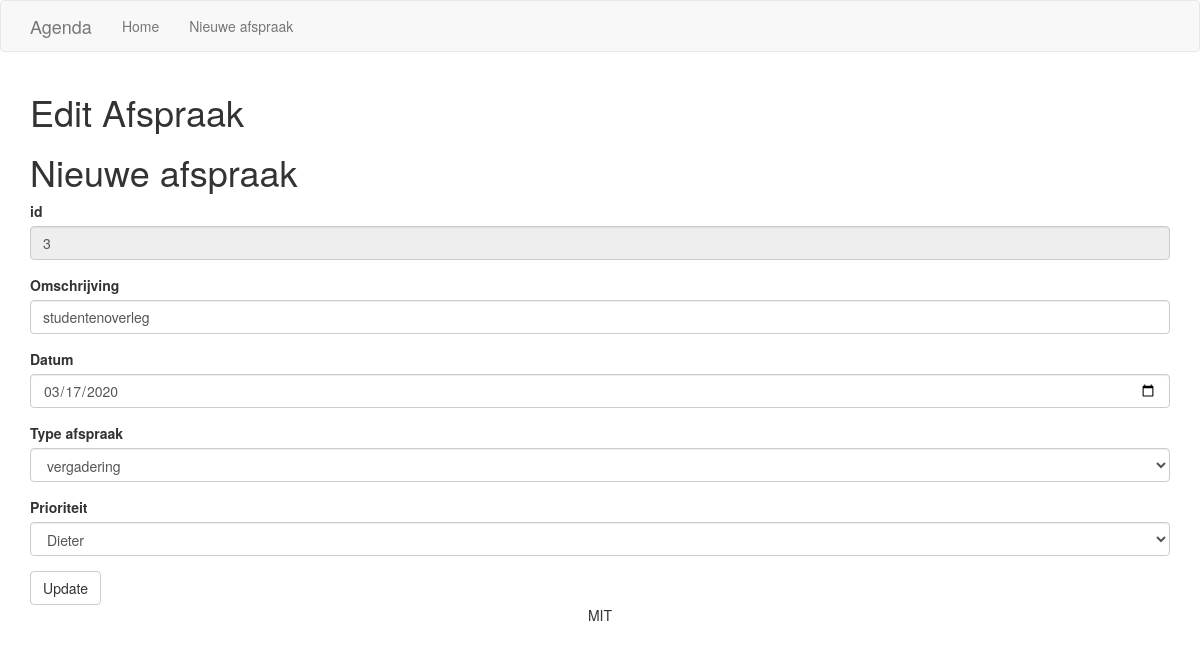
The app's page /update-afspraak.php?id=3 with its own data.
### tables this page shows
CREATE TABLE `afspraken` (
  `id` int(11) NOT NULL,
  `datum` date NOT NULL,
  `omschrijving` varchar(200) NOT NULL,
  `typeafspraak` int(11) NOT NULL,
  `contactid` int(11) NOT NULL
);

### src/database/database.php (called while the page is built, shortened)
<?php
class Database
{
    private static function getConnection()
    {
        $user = 'root';
        $pass = 'root';
        $host = 'localhost';
        $db_name = 'agenda';
        $dsn = "mysql:host=$host;dbname=$db_name";
        $db = new PDO($dsn, $user, $pass);
        return $db;
    }
    public static function getRows($sql, $params = [], $type = null)
    {
        $conn = self::getConnection();
        $stmt = $conn->prepare($sql);
        $stmt->execute($params);
        if ($type == null) {
            $rows = $stmt->fetchAll();
        } else {
            $rows = $stmt->fetchAll(PDO::FETCH_CLASS | PDO::FETCH_PROPS_LATE, $type);
        }
        return $rows;
    }
    public static function getSingleRow($sql, $params = [], $type = null)
    {
        $conn = self::getConnection();
        $stmt = $conn->prepare($sql);
        $stmt->execute($params);
        if ($type == null) {
            $row = $stmt->fetch();
        } else {
            $stmt->setFetchMode(PDO::FETCH_CLASS | PDO::FETCH_PROPS_LATE, $type);
            $row = $stmt->fetch();
        }
        return $row;
    }
}
?>

### src/repository/agendarepository.php (called while the page is built, shortened)
<?php
require_once dirname(__FILE__) . "/../database/database.php";
class AgendaRepository{
    public static function getAfspraakById($parid){
        $item = Database::getSingleRow("SELECT id,  datum,omschrijving,typeafspraak,contactid FROM afspraken WHERE id =? ORDER BY datum", [$parid], "Afspraak");
        return $item;
    }
    public static function getAllContacten(){
        $arr = Database::getRows("SELECT * FROM contacten", null, "Contact");
        return $arr;
    }
}
?>

### update-afspraak.php (the view, shortened to what this page needs)
<?php
require_once dirname(__FILE__) . "/src/repository/agendarepository.php";
if (isset($_GET["id"])){
    $afspraakItem = AgendaRepository::getAfspraakById($_GET["id"]);
    $arrContacten = AgendaRepository::getAllContacten();
}else{
    echo "Er is geen querystring opgegeven. Ik weet dus niet welke afspraak er moet getoond worden";
    exit();
}
function bepaalSelected($parWaarde1 , $parWaarde2){
    if ($parWaarde1 == $parWaarde2){
        return "selected";
    }else{
        return "";
    }
}
?>
<!doctype html>
<html lang="nl">
<head>
    <link rel="stylesheet" href="https://maxcdn.bootstrapcdn.com/bootstrap/3.3.7/css/bootstrap.min.css"
>
    <link href="https://use.fontawesome.com/releases/v5.0.8/css/all.css" rel="stylesheet">
    <link rel="stylesheet" href="css/screen.css">
</head>
<body>
<header>
    <nav class="navbar navbar-default">
        <nav class="container">
            <a href="index.php" class="navbar-brand">Agenda</a>
            <div id="navbar" class="navbar-collapse collapse">
                <ul class="nav navbar-nav">
                    <li><a href="index.php">Home</a></li>
                    <li><a href="create-afspraak.php">Nieuwe afspraak</a></li>
                </ul>
            </div>
        </nav>
    </nav>
</header>
<main>
    <section class="container">
        <h1>Edit Afspraak</h1>
        <h1>Nieuwe afspraak</h1>
        <form method="post" action="update-afspraak-verwerk.php" class="form">
            <div class="form-group">
                <label for="id">id</label>
                <input type="text" readonly class="form-control" name="id" id="id"  placeholder="Wat is je afspraak?" value="<?php echo $afspraakItem->id?>">
            </div>
            <div class="form-group">
                <label for="omschrijving">Omschrijving</label>
                <input type="text" class="form-control" name="omschrijving" id="omschrijving"  placeholder="Wat is je afspraak?" value="<?php echo $afspraakItem->omschrijving?>">
            </div>
            <div class="form-group">
                <label for="datum">Datum</label>
                <input type="date" class="form-control" name="datum" id="datum" value="<?php echo $afspraakItem->datum?>" ></input>
            </div>
            <div class="form-group">
                <label for="type-afspraak">Type afspraak</label>
                <select class="form-control" name="type-afspraak" id="type-afspraak">
                    <option value="2"  <?php  echo bepaalSelected(2,$afspraakItem->typeafspraak) ?>>vergadering</option>
                </select>
            </div>
			<div class="form-group">
                <label for="wie">Prioriteit</label>
                <select class="form-control" name="wie" id="wie">
                   <?php
                        foreach($arrContacten as $contact){
                            echo "<option value='$contact->id' ". bepaalSelected($contact->id, $afspraakItem->contactid) ." >$contact->naam</option>";
                        }
                   ?>
                </select>
            </div>
            <input type="submit" name="submit" class="btn btn-default" value="Update"></input>
        </form>
    </section>
</main>
<footer class="text-center container">MIT</footer>
</body>
</html>

### records on screen
afspraken: id "3", omschrijving "studentenoverleg", datum "03/17/2020"

### other values on screen
form field wie "Dieter"
